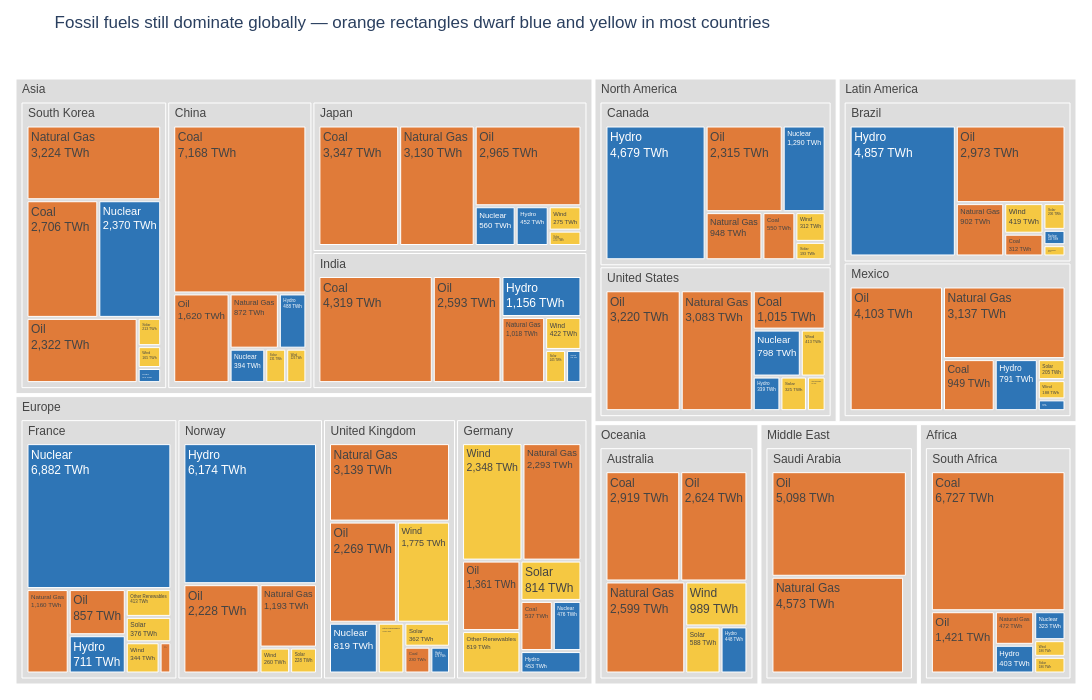

The notebook cell saved with this chart:
### Code cell
# Let's improve it

# Group sources into clean/dirty categories for colour
source_category = {
    'Coal': 'Fossil', 'Oil': 'Fossil', 'Natural Gas': 'Fossil',
    'Nuclear': 'Low-carbon', 'Hydro': 'Low-carbon',
    'Wind': 'Renewable', 'Solar': 'Renewable', 'Other Renewables': 'Renewable'
}
df['Source_Type'] = df['Source'].map(source_category)

color_discrete_mapping = {
    'Fossil':     '#E07B39',   # orange: fossil fuels
    'Low-carbon': '#2E75B6',   # blue: nuclear + hydro
    'Renewable':  '#F5C842',   # yellow: wind, solar, other
}

# ── Step 1: Plotly Express base chart ─────────────────────────────────────────
fig = px.treemap(
    df,
    path=['Region', 'Country', 'Source'],
    values='TWh',                      # use TWh — sums correctly at every level
    color='Source_Type',
    color_discrete_map=color_discrete_mapping,
    labels={'Source_Type': 'Energy type', 'TWh': 'Energy (TWh)'},
    height=700, width=1300
)

# ── Step 2: Customisation ─────────────────────────────────────────────────────
fig.update_traces(
    textinfo='label+value',            # show label and TWh value — no percentages
    texttemplate='%{label}<br>%{value:,.0f} TWh',  # thousands separator, no decimals
    hovertemplate='<b>%{label}</b><br>%{value:,.0f} TWh<extra></extra>'
)

fig.update_layout(
    title='Fossil fuels still dominate globally — orange rectangles dwarf blue and yellow in most countries',
    font=dict(family='Arial', size=12),
    margin=dict(l=10, r=10, t=55, b=10),
    paper_bgcolor='white',
)

fig.data[0].marker.colors = [
    c if c in color_discrete_mapping.values() else '#DDDDDD'
    for c in fig.data[0].marker.colors
]

fig.show()

### Figure 1 — Plotly figure (JSON) as saved in the notebook; plotly's stock layout.template omitted (floating-point values rounded to 4 significant figures)
{"data": [{"branchvalues": "total", "customdata": [["(?)"], ["(?)"], ["(?)"], ["(?)"], ["(?)"], ["(?)"], ["(?)"], ["(?)"], ["(?)"], ["(?)"], ["(?)"], ["(?)"], ["(?)"], ["(?)"], ["(?)"], ["(?)"], ["(?)"], ["(?)"], ["(?)"], ["(?)"], ["(?)"], ["(?)"], ["Fossil"], ["Fossil"], ["Fossil"], ["Fossil"], ["Fossil"], ["Fossil"], ["Fossil"], ["Fossil"], ["Fossil"], ["Fossil"], ["Fossil"], ["Fossil"], ["Fossil"], ["Fossil"], ["Fossil"], ["Fossil"], ["Fossil"], ["Fossil"], ["Fossil"], ["Fossil"], ["Fossil"], ["Fossil"], ["Fossil"], ["Fossil"], ["Fossil"], ["Fossil"], ["Fossil"], ["Fossil"], ["Fossil"], ["Fossil"], ["Fossil"], ["Fossil"], ["Fossil"], ["Fossil"], ["Fossil"], ["Fossil"], ["Fossil"], ["Fossil"], ["Fossil"], ["Fossil"], ["Fossil"], ["Fossil"], ["Fossil"], ["Low-carbon"], ["Low-carbon"], ["Low-carbon"], ["Low-carbon"], ["Low-carbon"], ["Low-carbon"], ["Low-carbon"], ["Low-carbon"], ["Low-carbon"], ["Low-carbon"], ["Low-carbon"], ["Low-carbon"], ["Low-carbon"], ["Low-carbon"], ["Low-carbon"], ["Low-carbon"], ["Low-carbon"], ["Low-carbon"], ["Low-carbon"], ["Low-carbon"], ["Low-carbon"], ["Low-carbon"], ["Low-carbon"], ["Low-carbon"], ["Low-carbon"], ["Low-carbon"], ["Renewable"], ["Renewable"], ["Renewable"], ["Renewable"], ["Renewable"], ["Renewable"], ["Renewable"], ["Renewable"], ["Renewable"], ["Renewable"], ["Renewable"], ["Renewable"], ["Renewable"], ["Renewable"], ["Renewable"], ["Renewable"], ["Renewable"], ["Renewable"], ["Renewable"], ["Renewable"], ["Renewable"], ["Renewable"], ["Renewable"], ["Renewable"], ["Renewable"], ["Renewable"], ["Renewable"], ["Renewable"], ["Renewable"], ["Renewable"], ["Renewable"], ["Renewable"], ["Renewable"], ["Renewable"]], "domain": {"x": [0, 1], "y": [0, 1]}, "hovertemplate": "<b>%{label}</b><br>%{value:,.0f} TWh<extra></extra>", "ids": ["Africa", "Middle East", "North America/United States", "Asia/China", "Europe/Germany", "Europe/France", "Europe/United Kingdom", "Latin America/Brazil", "Oceania/Australia", "Asia/Japan", "Asia/South Korea", "Asia/India", "Middle East/Saudi Arabia", "Africa/South Africa", "North America/Canada", "Latin America/Mexico", "North America", "Asia", "Europe", "Latin America", "Europe/Norway", "Oceania", "Asia/South Korea/Oil", "Asia/South Korea/Coal", "Asia/Japan/Oil", "Latin America/Brazil/Natural Gas", "Oceania/Australia/Natural Gas", "Oceania/Australia/Oil", "Oceania/Australia/Coal", "Asia/South Korea/Natural Gas", "Asia/Japan/Coal", "Europe/Norway/Oil", "Latin America/Mexico/Oil", "Middle East/Saudi Arabia/Oil", "Middle East/Saudi Arabia/Natural Gas", "Africa/South Africa/Coal", "Africa/South Africa/Oil", "Africa/South Africa/Natural Gas", "North America/Canada/Coal", "North America/Canada/Oil", "North America/Canada/Natural Gas", "Latin America/Mexico/Coal", "Latin America/Brazil/Oil", "Latin America/Mexico/Natural Gas", "Europe/Norway/Natural Gas", "Latin America/Brazil/Coal", "North America/United States/Coal", "Asia/Japan/Natural Gas", "Europe/United Kingdom/Oil", "Europe/United Kingdom/Natural Gas", "Europe/France/Natural Gas", "Europe/France/Oil", "Europe/France/Coal", "Europe/Germany/Oil", "Asia/India/Coal", "Europe/Germany/Coal", "Europe/Germany/Natural Gas", "Asia/China/Coal", "North America/United States/Oil", "North America/United States/Natural Gas", "Asia/India/Oil", "Europe/United Kingdom/Coal", "Asia/China/Natural Gas", "Asia/India/Natural Gas", "Asia/China/Oil", "Europe/France/Hydro", "Europe/Germany/Nuclear", "Europe/Germany/Hydro", "Latin America/Mexico/Hydro", "Latin America/Mexico/Nuclear", "North America/Canada/Hydro", "North America/Canada/Nuclear", "North America/United States/Hydro", "North America/United States/Nuclear", "Europe/France/Nuclear", "Africa/South Africa/Hydro", "Asia/China/Hydro", "Asia/China/Nuclear", "Africa/South Africa/Nuclear", "Asia/South Korea/Nuclear", "Oceania/Australia/Hydro", "Asia/India/Nuclear", "Europe/United Kingdom/Hydro", "Europe/United Kingdom/Nuclear", "Asia/Japan/Nuclear", "Asia/South Korea/Hydro", "Asia/Japan/Hydro", "Asia/India/Hydro", "Europe/Norway/Hydro", "Latin America/Brazil/Hydro", "Latin America/Brazil/Nuclear", "Europe/United Kingdom/Solar", "Europe/United Kingdom/Other Renewables", "Oceania/Australia/Solar", "Asia/China/Solar", "Asia/China/Wind", "North America/United States/Other Renewables", "North America/United States/Solar", "Latin America/Brazil/Wind", "North America/United States/Wind", "Latin America/Brazil/Other Renewables", "Latin America/Brazil/Solar", "Oceania/Australia/Wind", "Europe/Norway/Wind", "Latin America/Mexico/Wind", "Latin America/Mexico/Solar", "Europe/France/Other Renewables", "Middle East/Saudi Arabia/Wind", "Europe/France/Solar", "Europe/France/Wind", "Asia/India/Solar", "Asia/South Korea/Solar", "Africa/South Africa/Wind", "Africa/South Africa/Solar", "Asia/South Korea/Wind", "North America/Canada/Wind", "North America/Canada/Solar", "Europe/United Kingdom/Wind", "Europe/Germany/Other Renewables", "Europe/Germany/Solar", "Asia/Japan/Solar", "Asia/Japan/Wind", "Europe/Norway/Solar", "Europe/Germany/Wind", "Asia/India/Wind"], "labels": ["Africa", "Middle East", "United States", "China", "Germany", "France", "United Kingdom", "Brazil", "Australia", "Japan", "South Korea", "India", "Saudi Arabia", "South Africa", "Canada", "Mexico", "North America", "Asia", "Europe", "Latin America", "Norway", "Oceania", "Oil", "Coal", "Oil", "Natural Gas", "Natural Gas", "Oil", "Coal", "Natural Gas", "Coal", "Oil", "Oil", "Oil", "Natural Gas", "Coal", "Oil", "Natural Gas", "Coal", "Oil", "Natural Gas", "Coal", "Oil", "Natural Gas", "Natural Gas", "Coal", "Coal", "Natural Gas", "Oil", "Natural Gas", "Natural Gas", "Oil", "Coal", "Oil", "Coal", "Coal", "Natural Gas", "Coal", "Oil", "Natural Gas", "Oil", "Coal", "Natural Gas", "Natural Gas", "Oil", "Hydro", "Nuclear", "Hydro", "Hydro", "Nuclear", "Hydro", "Nuclear", "Hydro", "Nuclear", "Nuclear", "Hydro", "Hydro", "Nuclear", "Nuclear", "Nuclear", "Hydro", "Nuclear", "Hydro", "Nuclear", "Nuclear", "Hydro", "Hydro", "Hydro", "Hydro", "Hydro", "Nuclear", "Solar", "Other Renewables", "Solar", "Solar", "Wind", "Other Renewables", "Solar", "Wind", "Wind", "Other Renewables", "Solar", "Wind", "Wind", "Wind", "Solar", "Other Renewables", "Wind", "Solar", "Wind", "Solar", "Solar", "Wind", "Solar", "Wind", "Wind", "Solar", "Wind", "Other Renewables", "Solar", "Solar", "Wind", "Solar", "Wind", "Wind"], "marker": {"colors": ["#DDDDDD", "#DDDDDD", "#DDDDDD", "#DDDDDD", "#DDDDDD", "#DDDDDD", "#DDDDDD", "#DDDDDD", "#DDDDDD", "#DDDDDD", "#DDDDDD", "#DDDDDD", "#DDDDDD", "#DDDDDD", "#DDDDDD", "#DDDDDD", "#DDDDDD", "#DDDDDD", "#DDDDDD", "#DDDDDD", "#DDDDDD", "#DDDDDD", "#E07B39", "#E07B39", "#E07B39", "#E07B39", "#E07B39", "#E07B39", "#E07B39", "#E07B39", "#E07B39", "#E07B39", "#E07B39", "#E07B39", "#E07B39", "#E07B39", "#E07B39", "#E07B39", "#E07B39", "#E07B39", "#E07B39", "#E07B39", "#E07B39", "#E07B39", "#E07B39", "#E07B39", "#E07B39", "#E07B39", "#E07B39", "#E07B39", "#E07B39", "#E07B39", "#E07B39", "#E07B39", "#E07B39", "#E07B39", "#E07B39", "#E07B39", "#E07B39", "#E07B39", "#E07B39", "#E07B39", "#E07B39", "#E07B39", "#E07B39", "#2E75B6", "#2E75B6", "#2E75B6", "#2E75B6", "#2E75B6", "#2E75B6", "#2E75B6", "#2E75B6", "#2E75B6", "#2E75B6", "#2E75B6", "#2E75B6", "#2E75B6", "#2E75B6", "#2E75B6", "#2E75B6", "#2E75B6", "#2E75B6", "#2E75B6", "#2E75B6", "#2E75B6", "#2E75B6", "#2E75B6", "#2E75B6", "#2E75B6", "#2E75B6", "#F5C842", "#F5C842", "#F5C842", "#F5C842", "#F5C842", "#F5C842", "#F5C842", "#F5C842", "#F5C842", "#F5C842", "#F5C842", "#F5C842", "#F5C842", "#F5C842", "#F5C842", "#F5C842", "#F5C842", "#F5C842", "#F5C842", "#F5C842", "#F5C842", "#F5C842", "#F5C842", "#F5C842", "#F5C842", "#F5C842", "#F5C842", "#F5C842", "#F5C842", "#F5C842", "#F5C842", "#F5C842", "#F5C842", "#F5C842"]}, "name": "", "parents": ["", "", "North America", "Asia", "Europe", "Europe", "Europe", "Latin America", "Oceania", "Asia", "Asia", "Asia", "Middle East", "Africa", "North America", "Latin America", "", "", "", "", "Europe", "", "Asia/South Korea", "Asia/South Korea", "Asia/Japan", "Latin America/Brazil", "Oceania/Australia", "Oceania/Australia", "Oceania/Australia", "Asia/South Korea", "Asia/Japan", "Europe/Norway", "Latin America/Mexico", "Middle East/Saudi Arabia", "Middle East/Saudi Arabia", "Africa/South Africa", "Africa/South Africa", "Africa/South Africa", "North America/Canada", "North America/Canada", "North America/Canada", "Latin America/Mexico", "Latin America/Brazil", "Latin America/Mexico", "Europe/Norway", "Latin America/Brazil", "North America/United States", "Asia/Japan", "Europe/United Kingdom", "Europe/United Kingdom", "Europe/France", "Europe/France", "Europe/France", "Europe/Germany", "Asia/India", "Europe/Germany", "Europe/Germany", "Asia/China", "North America/United States", "North America/United States", "Asia/India", "Europe/United Kingdom", "Asia/China", "Asia/India", "Asia/China", "Europe/France", "Europe/Germany", "Europe/Germany", "Latin America/Mexico", "Latin America/Mexico", "North America/Canada", "North America/Canada", "North America/United States", "North America/United States", "Europe/France", "Africa/South Africa", "Asia/China", "Asia/China", "Africa/South Africa", "Asia/South Korea", "Oceania/Australia", "Asia/India", "Europe/United Kingdom", "Europe/United Kingdom", "Asia/Japan", "Asia/South Korea", "Asia/Japan", "Asia/India", "Europe/Norway", "Latin America/Brazil", "Latin America/Brazil", "Europe/United Kingdom", "Europe/United Kingdom", "Oceania/Australia", "Asia/China", "Asia/China", "North America/United States", "North America/United States", "Latin America/Brazil", "North America/United States", "Latin America/Brazil", "Latin America/Brazil", "Oceania/Australia", "Europe/Norway", "Latin America/Mexico", "Latin America/Mexico", "Europe/France", "Middle East/Saudi Arabia", "Europe/France", "Europe/France", "Asia/India", "Asia/South Korea", "Africa/South Africa", "Africa/South Africa", "Asia/South Korea", "North America/Canada", "North America/Canada", "Europe/United Kingdom", "Europe/Germany", "Europe/Germany", "Asia/Japan", "Asia/Japan", "Europe/Norway", "Europe/Germany", "Asia/India"], "textinfo": "label+value", "texttemplate": "%{label}<br>%{value:,.0f} TWh", "type": "treemap", "values": [9718.0, 9767.0, 9422.0, 11000.0, 9101.0, 10860.0, 9214.0, 9874.0, 10170.0, 10900.0, 11110.0, 9933.0, 9767.0, 9718.0, 10290.0, 9488.0, 19710.0, 42940.0, 39260.0, 19360.0, 10080.0, 10170.0, 2322.0, 2706.0, 2965.0, 902.0, 2599.0, 2624.0, 2919.0, 3224.0, 3347.0, 2228.0, 4103.0, 5098.0, 4573.0, 6727.0, 1421.0, 472.0, 550.0, 2315.0, 948.0, 949.0, 2973.0, 3137.0, 1193.0, 312.0, 1015.0, 3130.0, 2269.0, 3139.0, 1160.0, 857.0, 120.0, 1361.0, 4319.0, 537.0, 2293.0, 7168.0, 3220.0, 3083.0, 2593.0, 230.0, 872.0, 1018.0, 1620.0, 711.0, 476.0, 453.0, 791.0, 115.0, 4679.0, 1290.0, 339.0, 798.0, 6882.0, 403.0, 488.0, 394.0, 323.0, 2370.0, 448.0, 180.0, 174.0, 819.0, 560.0, 114.0, 452.0, 1156.0, 6174.0, 4857.0, 118.0, 362.0, 446.0, 588.0, 231.0, 223.0, 229.0, 325.0, 419.0, 413.0, 87.0, 206.0, 989.0, 260.0, 188.0, 205.0, 413.0, 96.0, 376.0, 344.0, 245.0, 213.0, 186.0, 186.0, 165.0, 312.0, 193.0, 1775.0, 819.0, 814.0, 173.0, 275.0, 228.0, 2348.0, 422.0]}], "layout": {"font": {"family": "Arial", "size": 12}, "height": 700, "legend": {"tracegroupgap": 0}, "margin": {"b": 10, "l": 10, "r": 10, "t": 55}, "paper_bgcolor": "white", "title": {"text": "Fossil fuels still dominate globally — orange rectangles dwarf blue and yellow in most countries"}, "width": 1300}}
